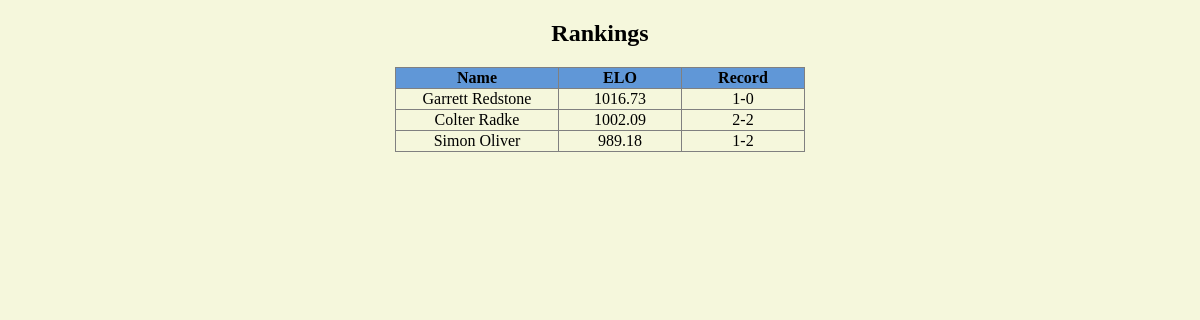
Before: /rankings with the older database file.
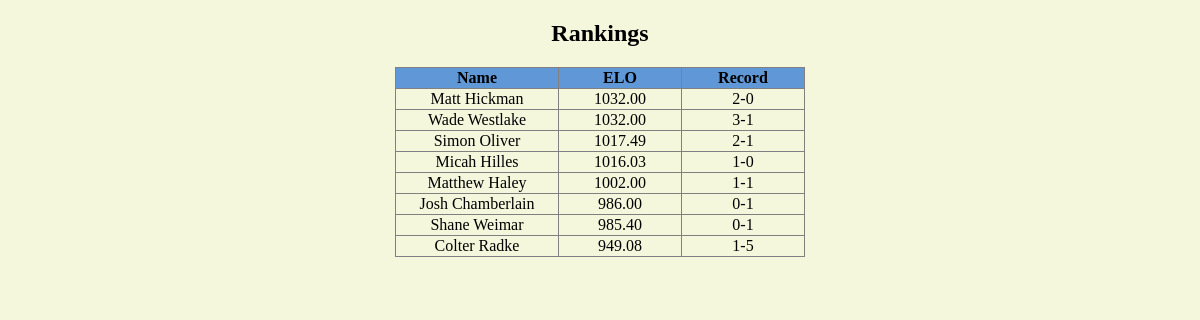
After: the same page with the newer database file.
### tables this page shows
CREATE TABLE Person (
    PersonID INTEGER PRIMARY KEY,
    FirstName TEXT NOT NULL,
    LastName TEXT NOT NULL,
    Wins INTEGER DEFAULT 0,
    Losses INTEGER DEFAULT 0,
    ELO INTEGER DEFAULT 1000,
    UNIQUE(FirstName, LastName)
);

### app.py (the view)
@app.route("/rankings")
def list_rankings():
    conn = sqlite3.connect('clap_competition.db')
    cursor = conn.cursor()
    cursor.execute('''
                SELECT FirstName, LastName, Wins, Losses, Elo FROM Person
                WHERE wins + losses > 0
                ORDER BY Elo Desc
                ''')
    competitors = cursor.fetchall()
    conn.close()
    return render_template("rankings.html", competitors=competitors)

### templates/rankings.html (shortened to what this page needs)
<!DOCTYPE html>
<html>
<head>
</head>
<body style="background-color: #F5F7DC;">
    <h2 style="text-align: center;">Rankings</h2>
    <table border="1" style="margin: 0 auto; border-collapse: collapse;">
        <thead style="background-color: #6097d7">
            <tr>
                <th>Name</th>
                <th>ELO</th>
                <th>Record</th>
            </tr>
        </thead>
        <tbody style="text-align: center;">
            {% for first, last, wins, losses, elo in competitors %}
            <tr>
                <td style="min-width: 160px;">{{ first }} {{last}}</td>
                <td style="min-width: 120px;">{{ '%.2f' % elo }}</td>
                <td style="min-width: 120px;">{{ wins }}-{{ losses }}</td>
            </tr>
            {% endfor %}
        </tbody>
    </table>
</body>
</html>

Changed rows visible on the page:
changed Person: FirstName "Garrett" → "Matt"; LastName "Redstone" → "Hickman"; ELO "1016.73" → "1032.00"; Wins "1" → "2"
added Person: FirstName "Wade", LastName "Westlake", ELO "1032.00", Wins "3", Losses "1"
changed Person "Simon": ELO "989.18" → "1017.49"; Wins "1" → "2"; Losses "2" → "1"; moves up the list
added Person: FirstName "Micah", LastName "Hilles", ELO "1016.03", Wins "1", Losses "0"
added Person: FirstName "Matthew", LastName "Haley", ELO "1002.00", Wins "1", Losses "1"
now on this page (row edited): Person: FirstName "Josh", LastName "Chamberlain", ELO "986.00", Wins "0", Losses "1"
added Person: FirstName "Shane", LastName "Weimar", ELO "985.40", Wins "0", Losses "1"
changed Person "Colter": ELO "1002.09" → "949.08"; Wins "2" → "1"; Losses "2" → "5"
